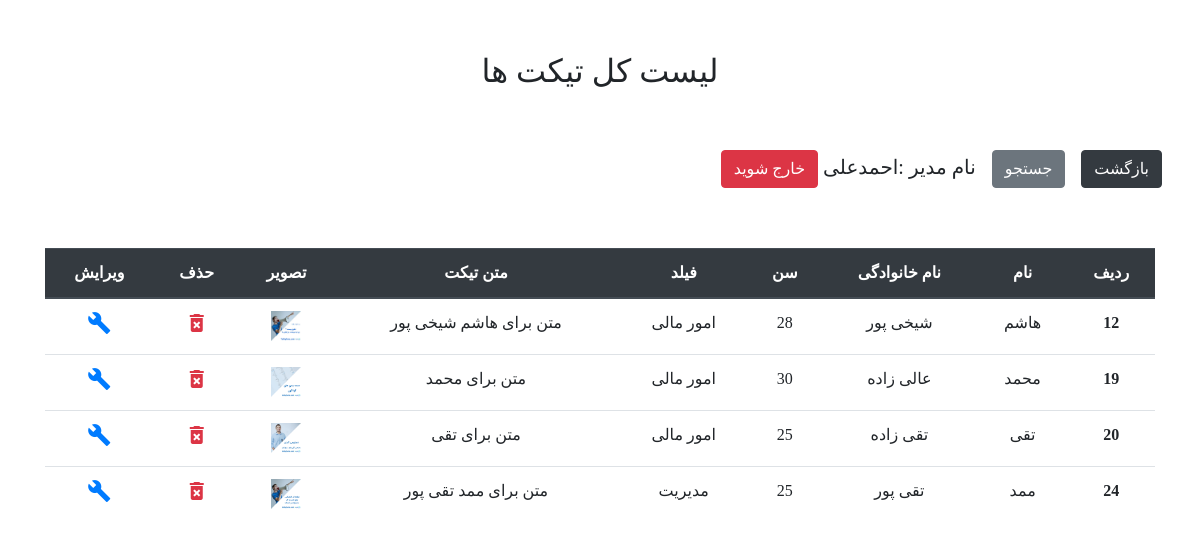
The page /ticket-list.php?login=true (signed in) on the database its author committed.
### tables this page shows
CREATE TABLE IF NOT EXISTS `users` (
  `id` int(11) NOT NULL AUTO_INCREMENT,
  `firstname` varchar(25) NOT NULL,
  `lastname` varchar(25) NOT NULL,
  `age` tinyint(4) NOT NULL,
  `field` varchar(25) NOT NULL,
  `image` varchar(50) NOT NULL,
  `comment` text NOT NULL,
  PRIMARY KEY (`id`)
);

### ticket-list.php (the view, shortened to what this page needs)
<?php
include_once ('config.php');
$conn=mysqli_connect($server,$userdb,$password,$dbname);
mysqli_query($conn,"SET NAMES 'utf8'");
mysqli_query($conn,"SET CHARACTER SET 'utf8'");
mysqli_query($conn,"SET character_set_connection = 'utf8'");
$sql="SELECT * FROM `users` ORDER BY id ASC";
$result=mysqli_query($conn,$sql);
$row=mysqli_fetch_assoc($result);
?>
<!doctype html>
<html lang="fa">
<head>
    <link rel="stylesheet" href="css/bootstrap.min.css">
    <link rel="stylesheet" href="css/style.css">
</head>
<body>
    <div class="container">
        <div class="row">
            <h2 class="text-center m-auto"> لیست کل تیکت ها </h2>
        </div>
        <div class="row">
            <a href="index.php" class="btn btn-dark m-2">بازگشت</a>
            <a href="search.php" class="btn btn-secondary m-2">جستجو</a>
            <h5 class="m-2"><?php
                if (isset($_SESSION)) {
                  echo " نام مدیر :". $_SESSION['name']." <a class='btn btn-danger' href='expire.php'>خارج شوید </a>";
                }
                ?></h5>
        </div>
        <div class="row">
            <div class="col-12">
                <table class="table text-center">
                    <thead class="thead-dark">
                    <tr>
                        <th scope="col">ردیف</th>
                        <th scope="col">نام</th>
                        <th scope="col">نام خانوادگی</th>
                        <th scope="col">سن</th>
                        <th scope="col">فیلد</th>
                        <th scope="col">متن تیکت</th>
                        <th scope="col">تصویر</th>
                        <th scope="col">حذف</th>
                        <th scope="col">ویرایش</th>
                    </tr>
                    </thead>
                    <tbody>
                    <?php
                    if($row) {
                        do {
                            ?>
                            <tr>
                                <th scope="row"><?php echo $row['id']; ?></th>
                                <td><?php echo $row['firstname']; ?></td>
                                <td><?php echo $row['lastname']; ?></td>
                                <td><?php echo $row['age']; ?></td>
                                <td><?php echo $row['field']; ?></td>
                                <td><?php echo $row['comment']; ?></td>
                                <td><img src="<?php echo $row['image']; ?>" height="30px" alt=""></td>
                                <td><a href="delete.php?id=<?php echo $row['id']; ?>"><i class="material-icons text-danger">delete_forever</i></a></td>
                                <td><a href="edit.php?id=<?php echo $row['id']; ?>"><i class="material-icons">build</i></a></td>
                            </tr>
                            <?php
                        } while ($row = mysqli_fetch_assoc($result));
                    }else{
                        echo '<div class="alert alert-secondary" role=\"alert\">فیلدی جهت نمایش وجود ندارد </div>';
                    }
                    ?>
                    </tbody>
                </table>
            </div>
        </div>
    </div>
</body>
</html>

### css/style.css (style rules this page uses)
body { direction: rtl; font-family: IRANSans; }
.container .row { margin-top: 52px; }

### rows shown on the page
users: id "12", firstname "هاشم", lastname "شیخی پور", age "28", field "امور مالی", comment "متن برای هاشم شیخی پور", image (picture)
users: id "19", firstname "محمد", lastname "عالی زاده", age "30", field "امور مالی", comment "متن برای محمد", image (picture)
users: id "20", firstname "تقی", lastname "تقی زاده", age "25", field "امور مالی", comment "متن برای تقی", image (picture)
users: id "24", firstname "ممد", lastname "تقی پور", age "25", field "مدیریت", comment "متن برای ممد تقی پور", image (picture)

### other values the page prints
$_SESSION['name'] "احمدعلی"
